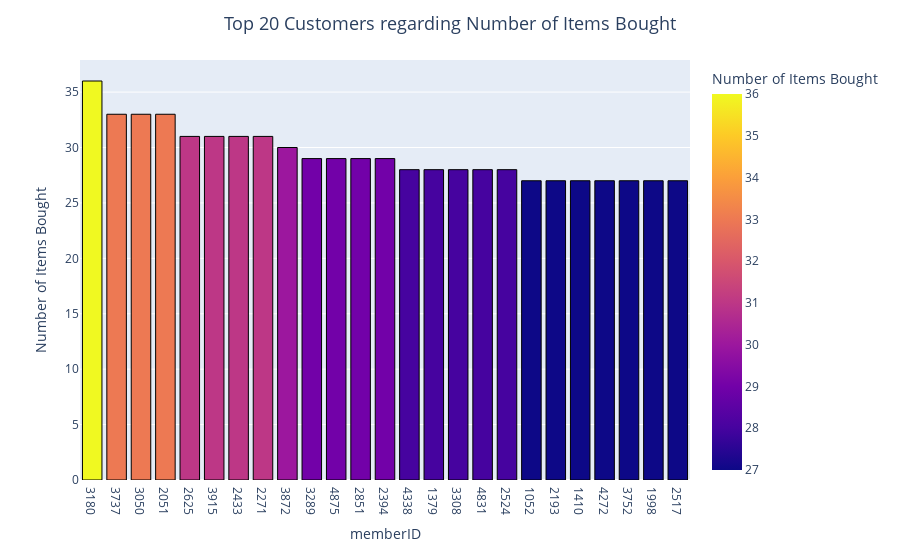

Notebook code for this chart:
### Markdown cell above
Whole milk, vegetables and rolls/buns are top 3 products that sold for this groceries.

### Code cell
user_item = data.groupby(pd.Grouper(key='memberID')).size().reset_index(name='count') \
    .sort_values(by='count', ascending=False)
fig = px.bar(user_item.head(25), x='memberID', y='count',
             labels={'y': 'Number of Sales',
                     'count': 'Number of Items Bought'},
             color='count')
fig.update_layout(title_text='Top 20 Customers regarding Number of Items Bought',
                  title_x=0.5, title_font=dict(size=18))
fig.update_traces(marker=dict(line=dict(color='#000000', width=1)))
fig.show()

### Figure 1 — Plotly figure (JSON) as saved in the notebook; plotly's stock layout.template omitted (floating-point values rounded to 4 significant figures)
{"data": [{"alignmentgroup": "True", "hovertemplate": "memberID=%{x}<br>Number of Items Bought=%{marker.color}<extra></extra>", "legendgroup": "", "marker": {"color": [36, 33, 33, 33, 31, 31, 31, 31, 30, 29, 29, 29, 29, 28, 28, 28, 28, 28, 27, 27, 27, 27, 27, 27, 27], "coloraxis": "coloraxis", "line": {"color": "#000000", "width": 1}, "pattern": {"shape": ""}}, "name": "", "offsetgroup": "", "orientation": "v", "showlegend": false, "textposition": "auto", "type": "bar", "x": ["3180", "3737", "3050", "2051", "2625", "3915", "2433", "2271", "3872", "3289", "4875", "2851", "2394", "4338", "1379", "3308", "4831", "2524", "1052", "2193", "1410", "4272", "3752", "1998", "2517"], "xaxis": "x", "y": [36, 33, 33, 33, 31, 31, 31, 31, 30, 29, 29, 29, 29, 28, 28, 28, 28, 28, 27, 27, 27, 27, 27, 27, 27], "yaxis": "y"}], "layout": {"barmode": "relative", "coloraxis": {"colorbar": {"title": {"text": "Number of Items Bought"}}, "colorscale": [[0, "#0d0887"], [0.1111, "#46039f"], [0.2222, "#7201a8"], [0.3333, "#9c179e"], [0.4444, "#bd3786"], [0.5556, "#d8576b"], [0.6667, "#ed7953"], [0.7778, "#fb9f3a"], [0.8889, "#fdca26"], [1, "#f0f921"]]}, "legend": {"tracegroupgap": 0}, "margin": {"t": 60}, "title": {"font": {"size": 18}, "text": "Top 20 Customers regarding Number of Items Bought", "x": 0.5}, "xaxis": {"anchor": "y", "domain": [0, 1], "title": {"text": "memberID"}}, "yaxis": {"anchor": "x", "domain": [0, 1], "title": {"text": "Number of Items Bought"}}}}
